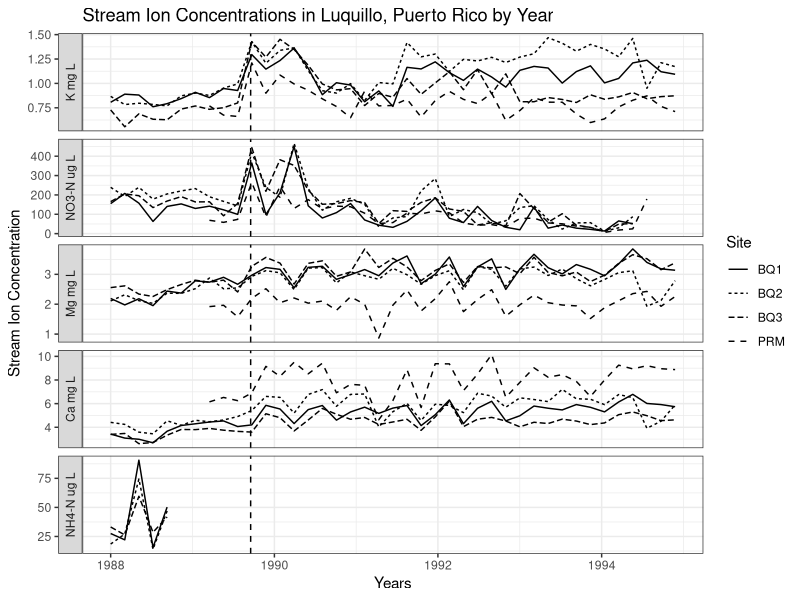

This chart was generated by the following R code:
## ---- chunk 1
#| echo: false
#| warning: false

library(tidyverse)
clean_comb_piv <- read_csv("../output/clean_combine_pivot.csv")
ggplot(
  data = clean_comb_piv,
  mapping = aes(
    x = window_start,
    y = concentration,
    linetype = Site
  )
) +
  theme_bw() +
  geom_line() +
  #combine all plots in one with labels on side using facet_grid
  facet_grid(
    #create factor to put facets in correct order
    vars(factor(
      nutrient,
      levels = c('K', 'NO3-N', 'Mg', 'Ca', 'NH4-N'),
      labels = c('K mg L', 'NO3-N ug L', 'Mg mg L', 'Ca mg L', 'NH4-N ug L')
    )),
    scales = "free_y",
    switch = "y",
  ) +
  #add line representing when the hurricane was
  geom_vline(xintercept = ymd("1989-09-17"), linetype = "dashed") +
  labs(
    title = "Stream Ion Concentrations in Luquillo, Puerto Rico by Year",
    x = "Years",
    y = "Stream Ion Concentration"
  )
